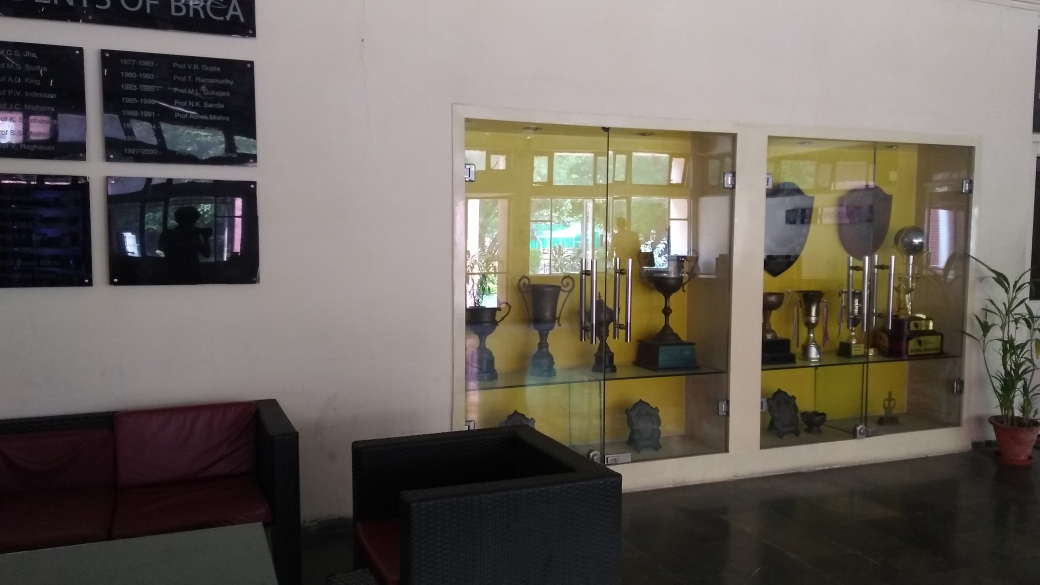
#> input picture assignment_2/2/1.jpg, 4160 x 2340 px (shown at 1/4 size); its folder holds 3 pictures in this run
$ python prelem.py 2   (older library calls are emulated)
#> lines starting #> are read from the running program, lines starting #| are printed output that depends on the picture; after the words box and inside, x2 and y2 are one past the last pixel; in counts of white or black regions, pixels touching at a corner belong together; long printed decimals are rounded
import numpy as np
import pandas as pd
import sys
import os
import matplotlib.pyplot as plt
import cv2
import math

folder = sys.argv[1]

panoname = folder.split("/")[-1]

files = os.listdir(folder)
pics = {}
kpics = {}

PERCENTILE_CUTOFF = 50


for filee in files:
    image = cv2.imread(folder + "/" + filee)
#> image is the input picture: shape (2340, 4160, 3); mean B, G, R 92.7, 100.2, 106.9
    image = cv2.resize(image,None,fx=0.10,fy=0.10)
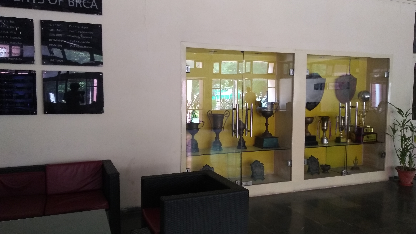
#> image: shape (234, 416, 3); mean B, G, R 92.8, 100.3, 107

    # image = image[2:-2, 2:-2, :]
    pics[filee.split(".")[0]] = image
    kpics[filee.split(".")[0]] = cv2.cvtColor(image, cv2.COLOR_BGR2GRAY)
#> pass 2 of the loop `for filee in files:`:
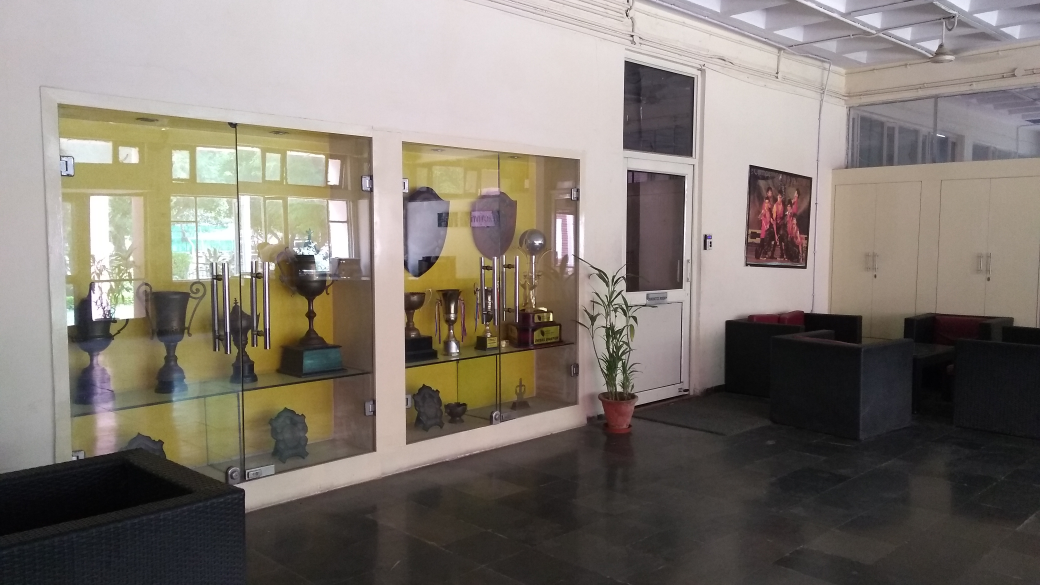
#> input picture assignment_2/2/2.jpg, 4160 x 2340 px (shown at 1/4 size)
#> image is the input picture: shape (2340, 4160, 3); mean B, G, R 113.5, 121.4, 129.2
#> `image = cv2.resize(image,None,fx=0.10,fy=0.10)`:
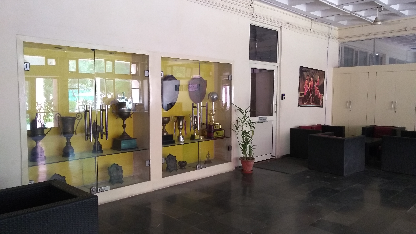
#> image: shape (234, 416, 3); mean B, G, R 113.5, 121.5, 129.2
#> pass 3 of the loop `for filee in files:`:
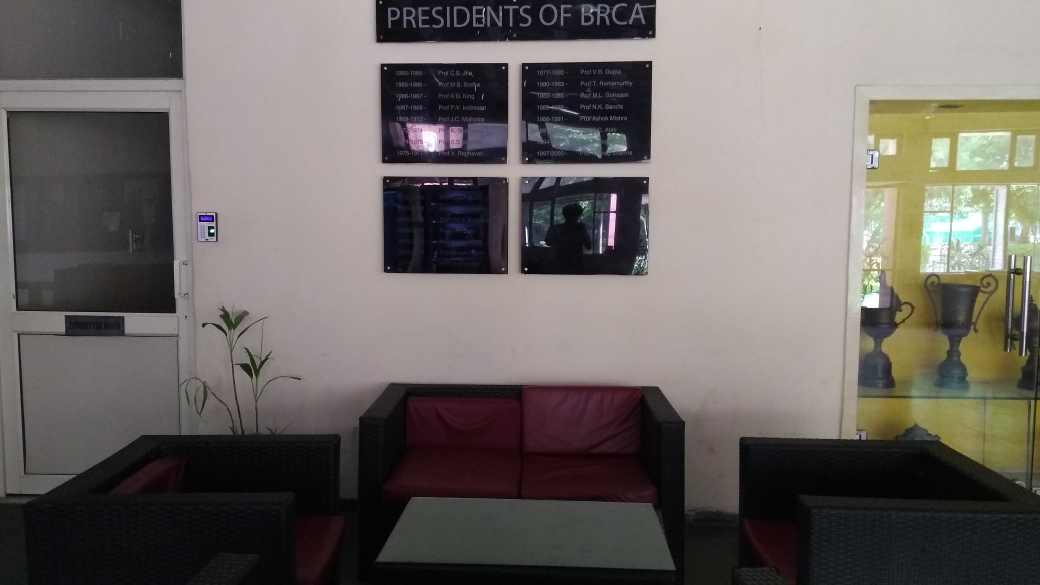
#> input picture assignment_2/2/3.jpg, 4160 x 2340 px (shown at 1/4 size)
#> image is the input picture: shape (2340, 4160, 3); mean B, G, R 97.4, 100.8, 106
#> `image = cv2.resize(image,None,fx=0.10,fy=0.10)`:
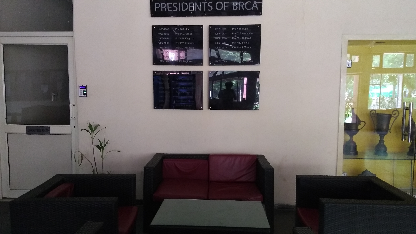
#> image: shape (234, 416, 3); mean B, G, R 97.6, 101, 106.3
print("All Images Read.")

kp = {}
des = {}

nkp = {}
ndes = {}

for key, value in kpics.items():
    print("Extracting all features for Image {}".format(key))
    sift = cv2.xfeatures2d.SIFT_create()
    keypoints, descriptors = sift.detectAndCompute(kpics[key], None)
    kp[key] = keypoints
    des[key] = descriptors
#> this loop made 3 passes
#> key on passes 1 to 3: '1', '2', '3'
#> (printed output is left out)
#> after the loop, des = 3 items; kp = 3 items

print("Finding unique features done.")

print("Feature matching among all pairs of Images starting.")

matches_dict = {}
total_matches = []


for i in kpics.keys():
    matches_dict[i] = {}

    for j in kpics.keys():
        if i != j:
            key1 = i
            key2 = j
            FLANN_INDEX_KDTREE = 1
            index_params = dict(algorithm = FLANN_INDEX_KDTREE, trees = 5)
            search_params = dict(checks=50)   # or pass empty dictionary
            flann = cv2.FlannBasedMatcher(index_params,search_params)
            matches = flann.knnMatch(des[key1],des[key2],k=2)
            matchesMask = [[0,0] for _ in range(len(matches))]
            good_matches = []
            for m,n in matches:
                if m.distance < 0.7 * n.distance:
                    good_matches.append(m)
            matches = good_matches
            matches = sorted(matches, key = lambda x:x.distance)

            if len(matches) > 200:
                matches = matches[:200]
            matches_dict[i][j] = matches
            total_matches += matches
#> this loop made 3 passes
#> after the loop, matches_dict = 3 items; total_matches = 221 matches

            # print("Between {} and {}, number of good matches: {}".format(i, j, len(matches)))

average_matches_per_pair = len(total_matches) / (len(matches_dict) **2  - len(matches_dict))
#> average_matches_per_pair = 36.83

match_distances = [match.distance for match in total_matches]
#> match_distances = 221 values, max 271.9 at index 95, min 47.97 at index 0, mean 176.2

print(100 / (len(kpics) - 1))
#| 50.0

percentile_matches = np.percentile(match_distances, 100 / (len(kpics) - 1))
#> percentile_matches = 175.6

# print("Feature Matching Done For all Images, Distance to beat: {}".format(percentile_matches))

MIN_MATCH_COUNT = average_matches_per_pair / (2 * len(kpics) - 2)
#> MIN_MATCH_COUNT = 9.21

print(MIN_MATCH_COUNT)
#| 9.208
best_match = {}
best_match_count = {}
good_matches_dict = {}

for key in kpics.keys():
    best_match_count[key] = 0
#> after the loop, best_match_count = {'1': 0, '2': 0, '3': 0}

order = {}
for i in kpics.keys():
    good_matches_dict[i] = {}
    for j in kpics.keys():
        if i != j:
            good_matches_dict[i][j] = []
            for match in matches_dict[i][j]:
                if match.distance < percentile_matches:
                    good_matches_dict[i][j].append(match)

            good_matches = good_matches_dict[i][j]
            print("Between {} and {}".format(i, j))
            print(len(good_matches))

            if len(good_matches) >= MIN_MATCH_COUNT:
                img1, img2, kp1, kp2 = kpics[i], kpics[j], kp[i], kp[j]
                cimg1, cimg2 = pics[i], pics[j]

                img1_pts = np.float32([kp1[m.queryIdx].pt for m in matches_dict[i][j]]).reshape(-1,1,2)
                img2_pts = np.float32([kp2[m.trainIdx].pt for m in matches_dict[i][j]]).reshape(-1,1,2)
                H1, mask = cv2.findHomography(img1_pts, img2_pts, cv2.RANSAC,8, maxIters=2000)

                if type(H1) != type(None) and H1[0][2] > 0 and H1[1][2] > 0:
                    H2, mask = cv2.findHomography(img2_pts, img1_pts, cv2.RANSAC,8, maxIters=2000)

                    H2_inverse = np.linalg.inv(H2)

                    H = (H1 + H2_inverse) / 2.


                    if len(good_matches) > best_match_count[j]:
                        best_match[j] = (i, H)
                        best_match_count[j] = len(good_matches)
                        order[j] = i
#> after the loop, best_match = {'3': ('1', [[0.473, -0.0431, 154.1], [-0.0855, 0.729, 10.85], [-0.000907, -8.97e-05, 0.87]]), '1': ('2', [[0.478, 0.199, 131.4], [-0.111, 0.874, 5.46], [-0.00114, 0.000587, 0.882]])}; best_match_count = {'1': 25, '2': 0, '3': 22}; good_matches_dict = 3 items; order = {'3': '1', '1': '2'}


present_key = []
present_target = []
new_best_match = {}
for key, value in best_match.items():
    target = value[0]
    print(key, target)
    if target not in present_target and key not in present_key:
        new_best_match[key] = value
        present_key.append(key)
        present_target.append(target)
#> this loop made 2 passes
#> (key, target) on passes 1 to 2: ('3', '1'), ('1', '2')
#> (printed output is left out)
#> after the loop, new_best_match has the same summary as best_match; present_key = ['3', '1']; present_target = ['1', '2']

best_match = new_best_match

def blend_images(image1, image2):
    value1 = (image1.sum(axis = -1) != 0).astype(np.int8)
    value2 = (image2.sum(axis = -1) != 0).astype(np.int8)

    overlap = ((value1 + value2) == 2).astype(np.int8)
    # print(overlap.sum())

    if overlap.sum() > 0:
        xmin = np.nonzero(overlap)[1].min() - 2
        xmax = np.nonzero(overlap)[1].max() + 2

        x_overlap = np.zeros(overlap.shape)
        for i in range(0, x_overlap.shape[1]):
            x_overlap[:, i] = i

        no = overlap * (x_overlap - xmin) / (xmax - xmin)
        on = (1 - no) * overlap

        mask1 = no + np.array(no == 0, dtype=np.int8)

        new_img1 = image1 * mask1.reshape(mask1.shape[0], mask1.shape[1], 1)
        new_img1 = new_img1.astype(np.uint8)

        mask2 = on + np.array(on == 0, dtype=np.int8)

        new_img2 = image2 * mask2.reshape(mask2.shape[0], mask2.shape[1], 1)
        new_img2 = new_img2.astype(np.uint8)

        result_new = new_img1 + new_img2

        # plt.imshow(result_new)
        # plt.show()
        return result_new

    else:
        result_new = image1 + image2

        plt.imshow(result_new)
        plt.show()
        return result_new


def size_middle(middle, best_match, order_list):
#     print(order_list)
    order_list_temp = order_list[:]

    H_dict = {}
    H_dict[order_list[middle]] = np.eye(3)

    for i in range(middle):
        _, H_i = best_match[order_list_temp[i]]
        for j in range(i + 1, middle):
            _, H_j = best_match[order_list_temp[j]]

            H_i = np.dot(H_i, H_j)

        H_i = np.linalg.inv(H_i)
        H_dict[order_list_temp[i]] = H_i


    for i in order_list[middle:]:
        if i in best_match.keys():
            j, H = best_match[i]
#             print(H_dict)
            H_dict[j] = np.dot(H_dict[i], H)

    best_match_new = {}
    for key in matches_dict.keys():
        if key not in order_list:
#             print(key)
            max_matches = 0
            for match in matches_dict[key].keys():
                if match in order_list:

                    if len(matches_dict[key][match]) > max_matches:
                        best_match_new[key] = match
                        max_matches = len(matches_dict[key][match])


            i = best_match_new[key]
            j = key

            img1, img2, kp1, kp2 = pics[i], pics[j], kp[i], kp[j]

            img1_pts = np.float32([ kp1[m.queryIdx].pt for m in matches_dict[i][j]]).reshape(-1,1,2)
            img2_pts = np.float32([ kp2[m.trainIdx].pt for m in matches_dict[i][j]]).reshape(-1,1,2)

            H, mask = cv2.findHomography(img1_pts, img2_pts, cv2.RANSAC,8, maxIters=2000)

            H = np.linalg.inv(H)
            H1 = np.dot(H_dict[best_match_new[key]], H)
            H_dict[key] = H1
            order_list_temp.append(key)
#             print(order_list)


    total_corner_pts = []
    for i in order_list:
        img = pics[i]
        h,w = img.shape[:2]
        pts = np.float32([[0,0],[0,h],[w,0],[w,h]]).reshape(-1, 1, 2)
        pts_t = cv2.perspectiveTransform(pts, H_dict[i])
        angle =  np.absolute(math.atan2(H_dict[i][0,1], H_dict[i][0,0]) * 180/ np.pi)
        if angle > 90:
            return np.inf
#         print(angle)
        total_corner_pts.append(pts_t)


    pts = np.concatenate(total_corner_pts, axis=0)


    [xmin, ymin] = np.int32(pts.min(axis=0).ravel() - 0.5)
    [xmax, ymax] = np.int32(pts.max(axis=0).ravel() + 0.5)
#     print(xmin, ymin, xmax, ymax)

    dsize = (xmax - xmin, ymax - ymin)

    size = dsize[0] * dsize[1]
#     print(size)
    return size


for key in order.keys():
    if key not in order.values():
        starting_frame = key
#> this loop made 2 passes
#> (key, starting_frame) on pass 1: ('3', '3')

reverse_order = {}
for key in order.keys():
    value = order[key]
    reverse_order[value] = key
#> this loop made 2 passes
#> after the loop, reverse_order = {'1': '3', '2': '1'}

key = starting_frame
#> key = '3'

num = 0
order_list = [key]
#> order_list = ['3']


while key in best_match.keys():
    match, H = best_match[key]
    key = match
    order_list.append(key)
#> this loop made 2 passes
#> (match, key) on passes 1 to 2: ('1', '1'), ('2', '2')
#> after the loop, order_list = ['3', '1', '2']

middle0 = int(len(order_list) / 2)
#> middle0 = 1
middle1 = int(len(order_list) / 2 - 1)
#> middle1 = 0

print("Finding the middle Image")

if size_middle(middle0, best_match, order_list) > size_middle(middle1, best_match, order_list):
#> in size_middle, `order_list_temp = order_list[:]`: order_list_temp = ['3', '1', '2']
#> after the loop in size_middle, `for i in range(middle):`: H_dict = {'1': [[1, 0, 0], [0, 1, 0], [0, 0, 1]], '3': [[1.58, 0.0589, -281.4], [0.161, 1.37, -45.63], [0.00167, 0.000203, 0.852]]}
#> the loop in size_middle, `for i in order_list[middle:]:` made 2 passes
#> after the loop in size_middle, `for i in order_list[middle:]:`: H_dict = {'1': [[1, 0, 0], [0, 1, 0], [0, 0, 1]], '3': [[1.58, 0.0589, -281.4], [0.161, 1.37, -45.63], [0.00167, 0.000203, 0.852]], '2': [[0.478, 0.199, 131.4], [-0.111, 0.874, 5.46], [-0.00114, 0.000587, 0.882]]}
#> the loop in size_middle, `for key in matches_dict.keys():` made 3 passes
#> after the loop in size_middle, `for key in matches_dict.keys():`: best_match_new = 0 items
#> the loop in size_middle, `for i in order_list:` made 3 passes
#> (i, pts_t, angle) on passes 2 to 3: ('1', [[0, 0], [0, 234], [416, 0], [416, 234]], 0), ('2', [[149, 6.19], [174.6, 205.9], [812.5, -99.74], [693, 301.4]], 22.63)
#> after the loop in size_middle, `for i in order_list:`: total_corner_pts = [[[-330.5, -53.58], [-297.6, 307.1], [244.3, 13.75], [245.6, 215.2]], [[0, 0], [0, 234], [416, 0], [416, 234]], [[149, 6.19], [174.6, 205.9], [812.5, -99.74], [693, 301.4]]]
#> in size_middle, `pts = np.concatenate(total_corner_pts, axis=0)`: pts = [[-330.5, -53.58], [-297.6, 307.1], [244.3, 13.75], [245.6, 215.2], [0, 0], [0, 234], [416, 0], [416, 234], [149, 6.19], [174.6, 205.9], [812.5, -99.74], [693, 301.4]]
#> in size_middle, `[xmin, ymin] = np.int32(pts.min(axis=0).ravel() - 0.5)`: xmin = -330; ymin = -100
#> in size_middle, `[xmax, ymax] = np.int32(pts.max(axis=0).ravel() + 0.5)`: xmax = 812; ymax = 307
#> in size_middle, `dsize = (xmax - xmin, ymax - ymin)`: dsize = (1142, 407)
#> in size_middle, `size = dsize[0] * dsize[1]`: size = 464794
#> the loop in size_middle (call 2), `for i in order_list[middle:]:` made 3 passes
#> the loop in size_middle (call 2), `for key in matches_dict.keys():` made 3 passes
#> the loop in size_middle (call 2), `for i in order_list:` made 3 passes
#> (i, angle) on passes 2 to 3: ('1', 5.2), ('2', 69.53)
    middle = middle1
else:
    middle = middle0
#> middle = 1

H_dict = {}
H_dict[order_list[middle]] = np.eye(3)

for i in range(middle):
    _, H_i = best_match[order_list[i]]
    for j in range(i + 1, middle):
        _, H_j = best_match[order_list[j]]

        H_i = np.dot(H_i, H_j)

    H_i = np.linalg.inv(H_i)
    H_dict[order_list[i]] = H_i
#> after the loop, H_dict = {'1': [[1, 0, 0], [0, 1, 0], [0, 0, 1]], '3': [[1.58, 0.0589, -281.4], [0.161, 1.37, -45.63], [0.00167, 0.000203, 0.852]]}


for i in order_list[middle:]:
    if i in best_match.keys():
        j, H = best_match[i]
        H_dict[j] = np.dot(H_dict[i], H)
#> this loop made 2 passes
#> after the loop, H_dict = {'1': [[1, 0, 0], [0, 1, 0], [0, 0, 1]], '3': [[1.58, 0.0589, -281.4], [0.161, 1.37, -45.63], [0.00167, 0.000203, 0.852]], '2': [[0.478, 0.199, 131.4], [-0.111, 0.874, 5.46], [-0.00114, 0.000587, 0.882]]}

for key in matches_dict.keys():
    if key not in order_list:
#         print(key)
        max_matches = 0
        for match in matches_dict[key].keys():
            if match in order_list:

                if len(matches_dict[key][match]) > max_matches:
                    best_match[key] = match
                    max_matches = len(matches_dict[key][match])


        i = best_match[key]
        j = key

        img1, img2, kp1, kp2 = pics[i], pics[j], kp[i], kp[j]

        img1_pts = np.float32([ kp1[m.queryIdx].pt for m in matches_dict[i][j]]).reshape(-1,1,2)
        img2_pts = np.float32([ kp2[m.trainIdx].pt for m in matches_dict[i][j]]).reshape(-1,1,2)

        H, mask = cv2.findHomography(img1_pts, img2_pts, cv2.RANSAC,8, maxIters=2000)

        H = np.linalg.inv(H)
        H1 = np.dot(H_dict[best_match[key]], H)
        H_dict[key] = H1
        order_list.append(key)
#         print(order_list)

total_corner_pts = []

print("Finding Panorama Dimensions")
for i in order_list:
    img = pics[i]
    h,w = img.shape[:2]
    pts = np.float32([[0,0],[0,h],[w,0],[w,h]]).reshape(-1, 1, 2)
    pts_t = cv2.perspectiveTransform(pts, H_dict[i])
    total_corner_pts.append(pts_t)
#> this loop made 3 passes
#> (i, pts_t) on passes 2 to 3: ('1', [[0, 0], [0, 234], [416, 0], [416, 234]]), ('2', [[149, 6.19], [174.6, 205.9], [812.5, -99.74], [693, 301.4]])


pts = np.concatenate(total_corner_pts, axis=0)


[xmin, ymin] = np.int32(pts.min(axis=0).ravel() - 0.5)
#> xmin = -330; ymin = -100
[xmax, ymax] = np.int32(pts.max(axis=0).ravel() + 0.5)
#> xmax = 812; ymax = 307
# print(xmin, ymin, xmax, ymax)

Ht = np.reshape(np.array([1, 0, -xmin, 0, 1, -ymin, 0, 0, 1]), (3, 3))
#> Ht = [[1, 0, 330], [0, 1, 100], [0, 0, 1]]

dsize = (xmax - xmin, ymax - ymin)
#> dsize = (1142, 407)

result = np.zeros((ymax - ymin, xmax - xmin, 3), dtype=np.int)

print("Stitching All images into panorama and blending")
count = 0
for i in order_list:
    count += 1
    print("Stiching and blending {} out of {} images".format(count, len(order_list)))
    img3 = pics[i]
    resultn = cv2.warpPerspective(img3, Ht.dot(H_dict[i]), dsize)

    if result.sum() == 0:
        result = resultn
    else:
        result = blend_images(resultn, result)
#> this loop made 3 passes
#> (i, xmin in blend_images, xmax in blend_images) on passes 2 to 3: ('1', 328, 577), ('2', 477, 747)
#> (printed output is left out)
#> pass 1, `resultn = cv2.warpPerspective(img3, Ht.dot(H_dict[i]), dsize)`:
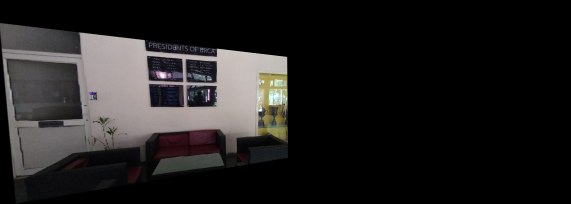
#> resultn: shape (407, 1142, 3) (shown at 1/2 size); mean B, G, R 31.5, 31.9, 33.6
#> pass 2, `resultn = cv2.warpPerspective(img3, Ht.dot(H_dict[i]), dsize)`:
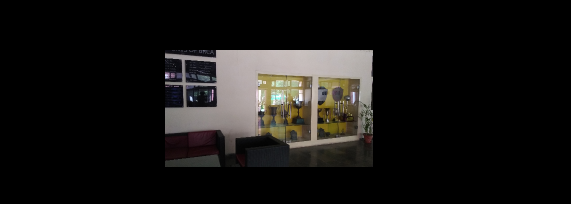
#> resultn: shape (407, 1142, 3) (shown at 1/2 size); mean B, G, R 19.4, 21, 22.4
#> pass 2, in blend_images, `value1 = (image1.sum(axis = -1) != 0).astype(np.int8)`:
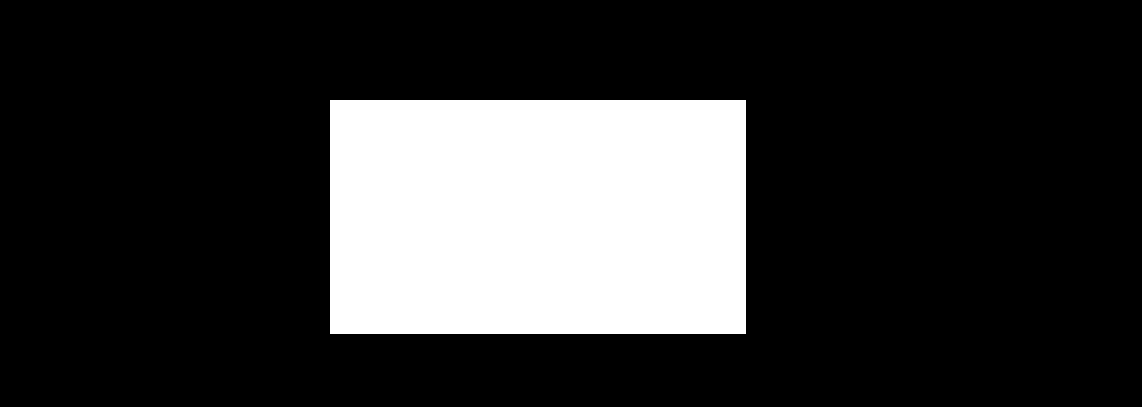
#> value1: shape (407, 1142) int8; values 0 (black) and 1 (white), 20.9% white; 1 white region, box (x1, y1, x2, y2) and area: (330, 100, 746, 334) 97344
#> pass 2, in blend_images, `value2 = (image2.sum(axis = -1) != 0).astype(np.int8)`:
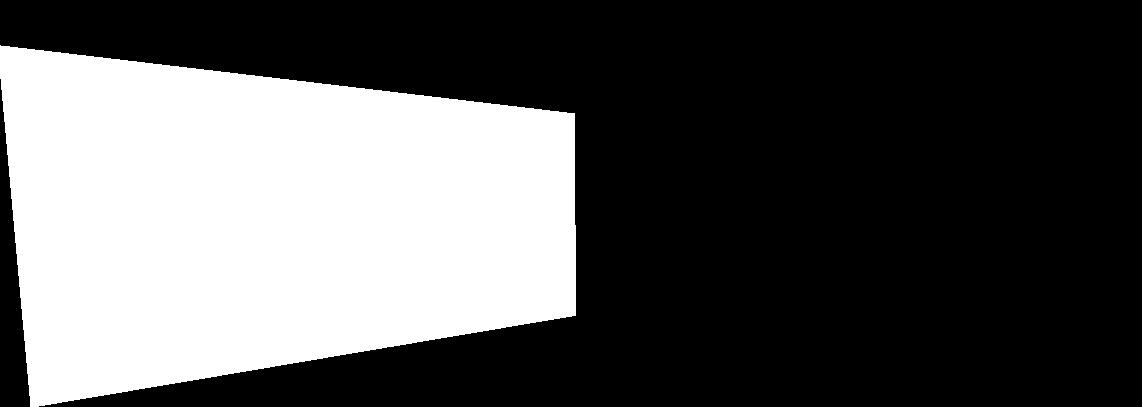
#> value2: shape (407, 1142) int8; values 0 (black) and 1 (white), 34.2% white; 1 white region, box (x1, y1, x2, y2) and area: (0, 45, 576, 407) 158831
#> after the loop:
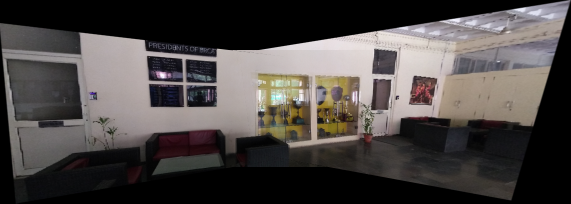
#> result: shape (407, 1142, 3) (shown at 1/2 size); mean B, G, R 69.5, 71.2, 75.9
#> after the loop:
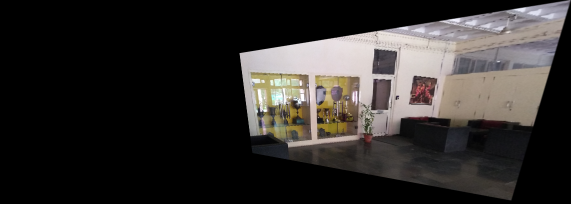
#> resultn: shape (407, 1142, 3) (shown at 1/2 size); mean B, G, R 43.9, 45.8, 49
#> after the loop, count = 3
print("Stitching Done")
# result = cv2.cvtColor(result, cv2.COLOR_BGR2RGB)

cv2.imwrite(panoname + ".jpg", result)
print("Image mosaic stored as " + panoname + ".jpg")
